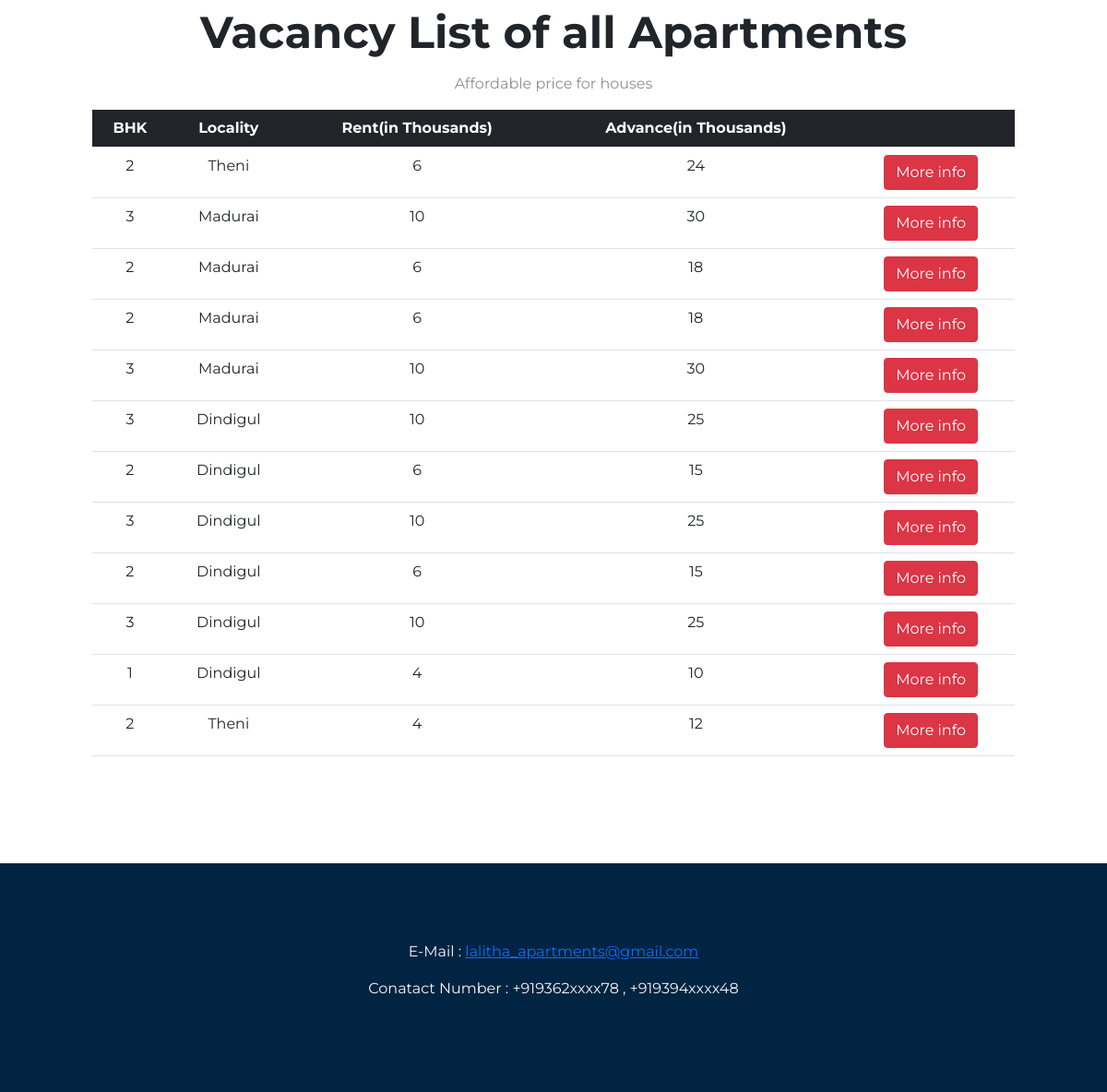
Page /home (lower part) on the earlier database version.
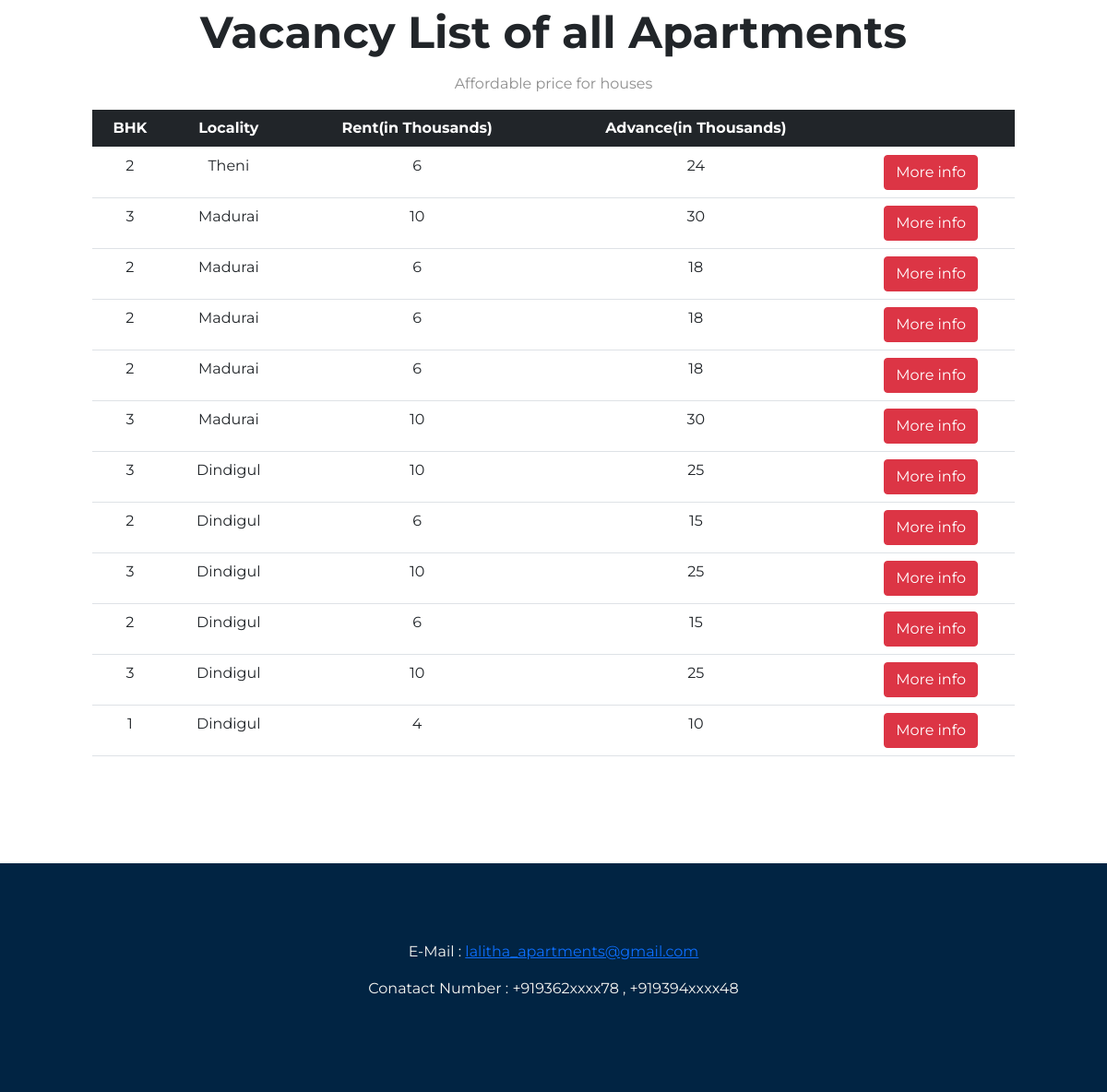
Same page on the later database version.
### rems/models.py (models this page shows, shortened)
class House(db.Model):
    __tablename__ = 'house'
    id = db.Column(db.Integer, primary_key=True)
    house_num = db.Column(db.String(5), index=True, unique=False)
    bhk = db.Column(db.String(3), index=True, unique=False)
    rent = db.Column(db.String(4), index=True, unique=False)
    advance = db.Column(db.String(4), index=True, unique=False)
    vacancy = db.Column(db.Boolean, index=True, nullable=False, unique=False)
    apt_id = db.Column(db.Integer, db.ForeignKey('apartment.id'))
    tenant = db.relationship("Tenant", uselist=False, backref="house")

class Apartment(db.Model):
    __tablename__ = 'apartment'
    id = db.Column(db.Integer, primary_key=True)
    apt_num = db.Column(db.String(5), index=True, unique=True)
    locality = db.Column(db.String(25), unique=False)
    house = db.relationship("House", uselist=False, backref="apartment")

### rems/routes.py (the view)
@app.route('/')
@app.route('/home')
def index():
    headings = ("BHK", "Locality", "Rent(in Thousands)", "Advance(in Thousands)", " ")
    ap = Apartment.query
    ids = map(lambda x: x.id, ap)
    places = map(lambda x: x.locality, ap)
    locs = dict(zip(ids, places))
    houses = House.query.filter(
        House.id.not_in(map(lambda x: x[0], Tenant.query.with_entities(Tenant.house_id).all()))).all()
    return render_template('homepage.html', headings=headings, houses=houses, apts=locs)

### rems/templates/homepage.html (shortened to what this page needs)
<!DOCTYPE html>
<html>
<head>
    <link href="https://cdn.jsdelivr.net/npm/bootstrap@5.1.0/dist/css/bootstrap.min.css" rel="stylesheet"
>
    <link rel="stylesheet" type="text/css" href="{{ url_for('static', filename= 'css/homepage.css') }}">
    <link rel="stylesheet" href="https://use.fontawesome.com/releases/v5.14.0/css/all.css"
>
</head>
<body>
<section class="white-section" id="pricing">
    <h2 class="section-heading">Vacancy List of all Apartments</h2>
    <p> Affordable price for houses</p>
    <table class="table table-hover">
        <thead class="table-dark">
        <tr>
            {% for header in headings %}
                <th>{{ header }}</th>
            {% endfor %}
        </tr>
        </thead>
        <tbody>
        {% for house in houses %}
            <tr>
                <td> {{ house.bhk }}</td>
                <td> {{ apts[house.apt_id] }} </td>
                <td> {{ house.rent }} </td>
                <td> {{ house.advance }} </td>
                <td>
                    <button type="button" class="btn btn-danger ">More info</button>
                </td>
            </tr>
        {% endfor %}
        </tbody>
    </table>
</section>
<footer class="coloured" id="footer">
    <div class="container-fluid">
        <p style="color:#F7F6F2" ;>E-Mail : <a href="#">lalitha_apartments@gmail.com</a></p>
        <p style="color:#F7F6F2" ;>Conatact Number : +919362xxxx78 , +919394xxxx48</p>
    </div>
</footer>
</body>
</html>

Differences in the rows shown:
removed House: bhk "2", {{ apts[house.apt_id] }} "Theni", rent "4", advance "12"
now on this page (row unchanged): House: bhk "2", {{ apts[house.apt_id] }} "Madurai", rent "6", advance "18"
